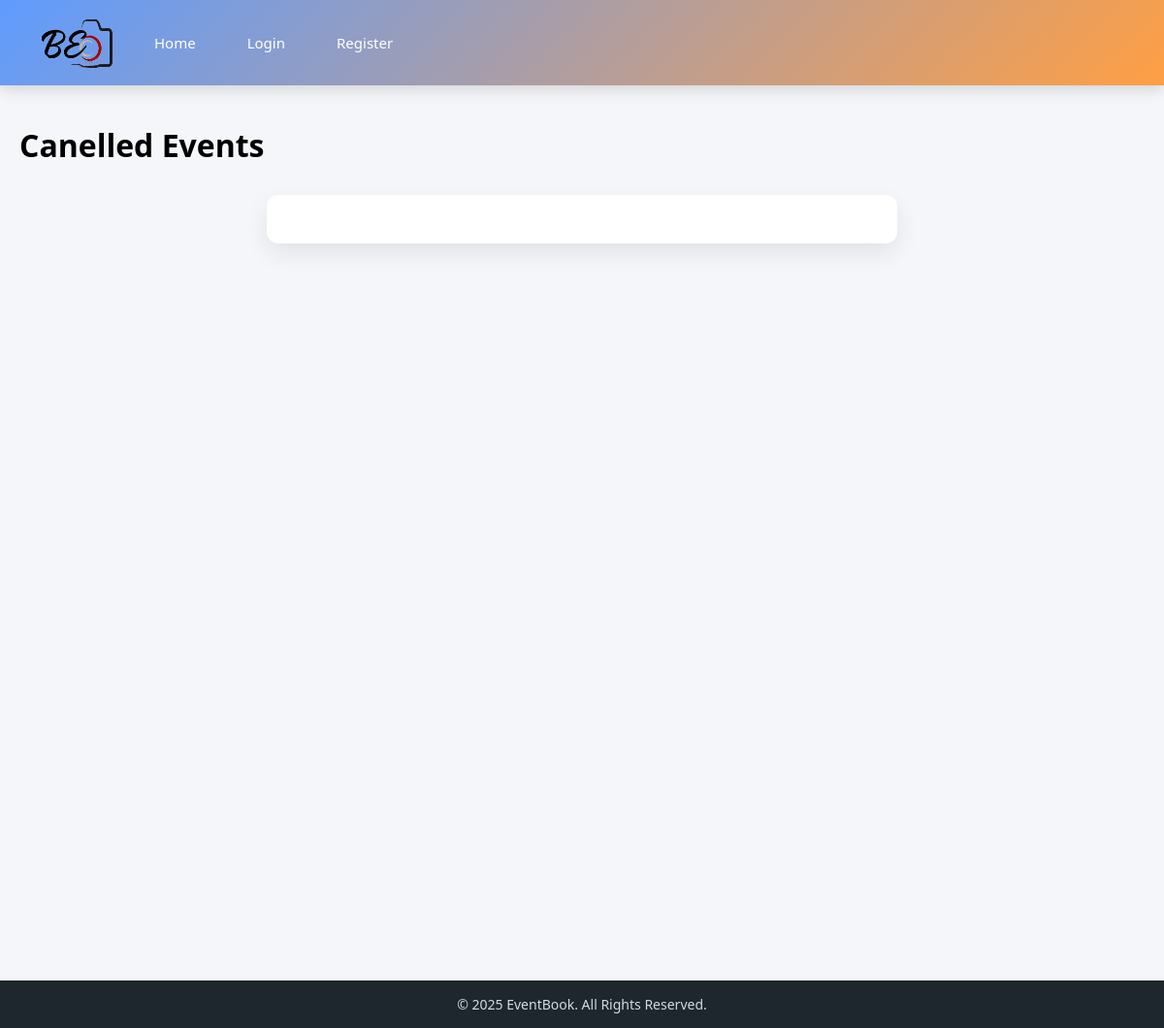
The app's page /cancel_notification, older data.
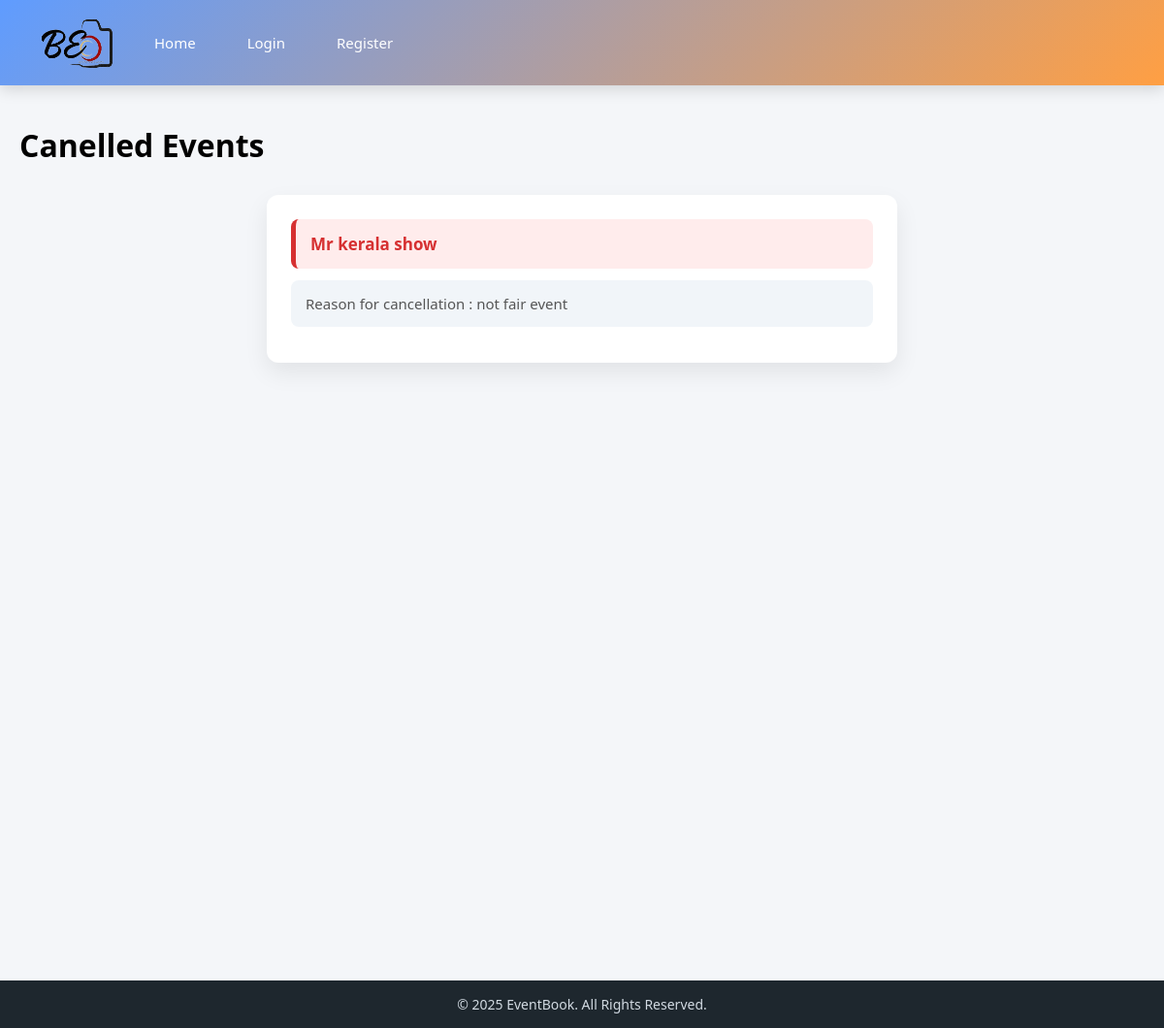
The same page, newer data.
### app1/models.py (models this page shows)
class Event_cancel(models.Model):
    event = models.OneToOneField(Events,on_delete=models.CASCADE,null=True)
    user = models.ForeignKey(CustomUser,on_delete=models.CASCADE,null=True)
    reason = models.TextField(blank=True)

class Events(models.Model):
    hoster = models.ForeignKey(CustomUser,on_delete=models.CASCADE,null=True)
    title = models.CharField(max_length=50)
    event_cat = models.ForeignKey(event_category,on_delete=models.CASCADE)
    location = models.TextField(null=True)
    e_image = models.ImageField(upload_to='events')
    STATUS = (
        ('pending','pending'),
        ('approved','approved'),
        ('rejected','rejected')
    )
    admin_approval = models.CharField(max_length=50,choices=STATUS,default='pending')
    def __str__(self):
        return self.title

### app1/views.py (the view)
# urls.py: path('cancel_notification',cancel_notification,name='cancel_noti')
def cancel_notification(request):
    cancel = Event_cancel.objects.all()
    cancel_count = cancel.count()
    return render(request,'cancel_notf.html',{'cancel':cancel,'cancel_count':cancel_count})

### template/cancel_notf.html (shortened to what this page needs)
{%extends 'base.html'%}
{%block contents%}
<!DOCTYPE html>
<html lang="en">
<head>
    <link rel="stylesheet" href="/static/css/cancel_notf.css">
</head>
<body>
    <h1>Canelled Events</h1>
    <div class="cancel_notification_main">
        <div class="cancel_notification_card">
    {% for i in cancel %}
    <p id="event1">{{i.event}}</p>
    <p>Reason for cancellation : {{i.reason}}</p>
    {% endfor %}
        </div>
    </div>
</body>
</html>
{%endblock%}

Row changes from the older to the newer data that the page shows:
added Event_cancel: event "Mr kerala show", reason "not fair event"
